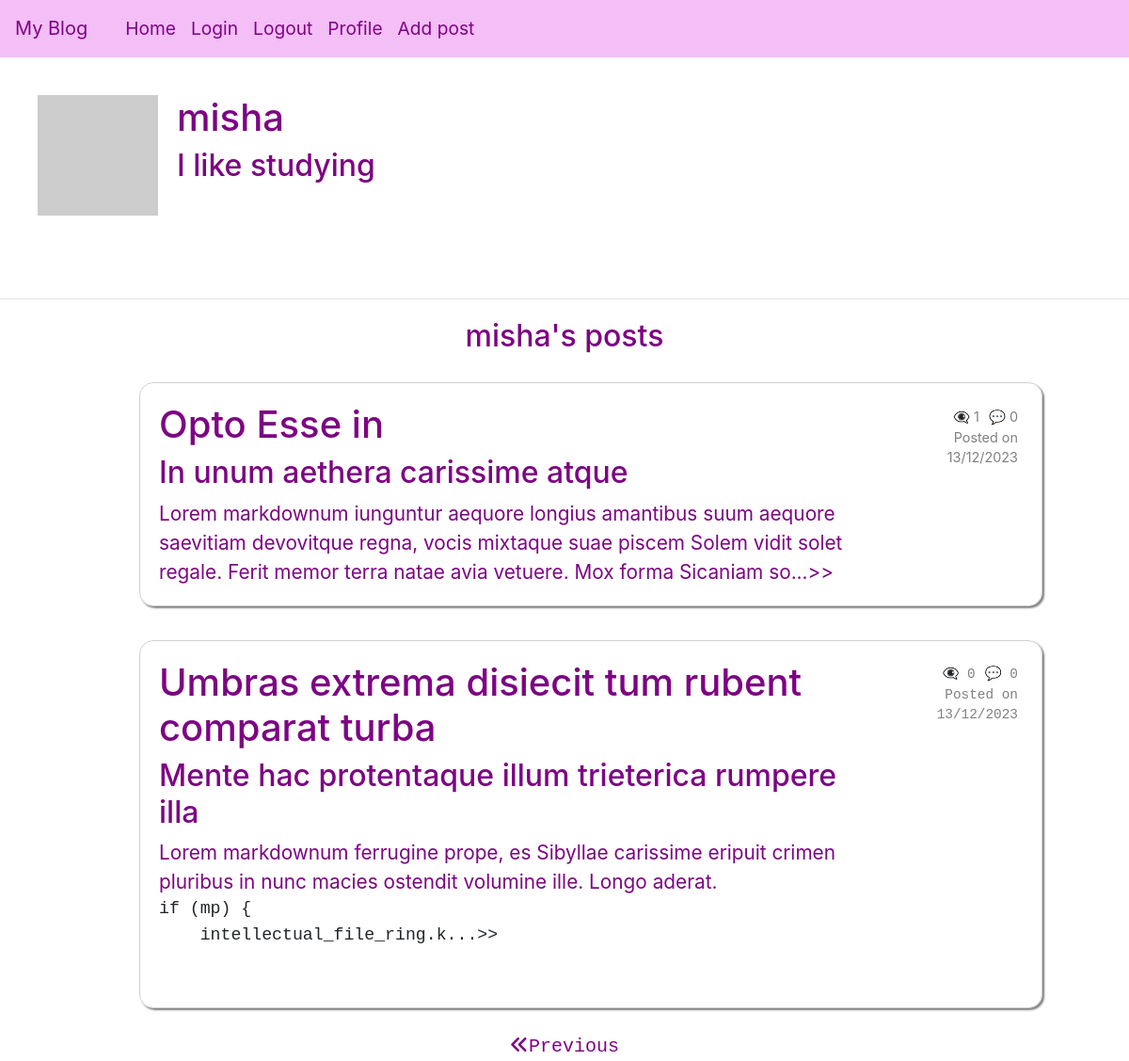
The app's page /user/misha?page=2 (signed in) with its own data.
### app/models/models.py (models this page shows, shortened)
class User(UserMixin, db.Model):
    __tablename__ = "user"
    id = db.Column(db.Integer, primary_key=True)
    username = db.Column(String(64), unique=True, nullable=False)
    email = db.Column(db.String(120), unique=True, nullable=False)
    isAdmin = db.Column(db.Boolean, nullable=False)
    password_hash = db.Column(String(256))
    profile_image = db.Column(String(256))
    info = db.Column(String(256))
    posts = db.relationship('Post', back_populates='user', cascade='all, delete-orphan')
    comments = db.relationship('Comment', back_populates='user', cascade='all, delete-orphan')
    def get_avatar(self, size):
        digest = md5(self.email.lower().encode('utf-8')).hexdigest()
        self.profile_image = f'https://www.gravatar.com/avatar/{digest}?d=identicon&s={size}'
        return self.profile_image

class Post(db.Model):
    __tablename__ = "post"
    id = db.Column(db.Integer, primary_key=True)
    title = db.Column(String(250))
    title_html = db.Column(db.String(250))
    body = db.Column(String(2500))
    body_html = db.Column(db.String(2500))
    timestamp = db.Column(DateTime, default=func.now())
    user_id = db.Column(db.Integer, db.ForeignKey('user.id'), nullable=False)
    user = db.relationship('User', back_populates='posts')
    comments = db.relationship('Comment', back_populates='post', cascade='all, delete-orphan')
    views = db.Column(db.Integer, server_default=str(0))
    def get_comments_length(self):
        commments = Comment.query.filter_by(post_id=self.id).all()
        return len(commments)

### app/routes/routes.py (the view, shortened to what this page needs)
@blueprint.route('/user/<username>', methods=["GET", "POST"])
@login_required
def user(username):
        user = User.query.filter_by(username=username).first_or_404()
        form = PostForm()
        page = request.args.get('page', 1, type=int)
        per_page = 2
        user.profile_image = user.get_avatar(128)
        posts = Post.query.filter_by(user_id=user.id).order_by(Post.timestamp.desc()).paginate(page=page, per_page=per_page, error_out=False)
        return render_template('profile.html', user=user, form=form, posts=posts)

### app/templates/profile.html (shortened to what this page needs)
{% extends "base.html" %} {% import "bootstrap/wtf.html" as wtf %}{% block
content %}
<div class="avatar-username">
    <div class="avatar-username">
        <img src="{{ user.profile_image }}" width="128" height="128" />
        <div>
            <h1>{{ user.username }}</h1>
            {% if user.info %}
            <h2>{{user.info}}</h2>
            {% endif %}
        </div>
    </div>
</div>
<hr />
{% if posts %}
<h2 class="greeting">{{user.username}}'s posts</h2>
{% for post in posts%}
<div class="posts">
    <ul>
        <a href="{{url_for('main.post', id=post.id)}}" class="post-link">
            <li class="post">
                <div class="avatar-comment">
                    <div>
                        {% if post.title_html %} {{post.title_html | safe}} {%
                        else %}
                        <h1>{{post.title}}</h1>
                        {% endif %} {{(post.body_html | safe)[0:250]}}...>>
                    </div>
                </div>
                <div class="comments-date">
                    <div class="comments-views">
                        {% if not post.views%}
                        <p>👁️‍🗨️ 0</p>
                        {% else %}
                        <p>👁️‍🗨️ {{post.views}}</p>
                        {% endif %}
                        <p>💬 {{post.get_comments_length()}}</p>
                    </div>
                    <p>Posted on</p>
                    <p>{{post.timestamp.strftime('%d/%m/%Y')}}</p>
                </div>
            </li></a
        >
    </ul>
</div>
{% endfor%}
<div class="arrows">
    {% if posts.has_prev %}
    <a href="{{ url_for('main.user', username=user.username, page=posts.prev_num) }}"><i class="fa-solid fa-angles-left"></i>Previous</a>
    {% endif %}
</div>
{% endif %} {% endblock %}

### app/static/style.css (style rules this page uses)
* { margin: 0; box-sizing: border-box; }
html { scroll-behavior: smooth; }
a { cursor: pointer; text-decoration: none; color: rgb(223, 71, 231); }
ul { list-style-type: none; margin-left: 1rem; font-size: larger; }
.greeting { text-align: center; color: rgb(125, 4, 131); margin: 20px 0; }
.posts { display: flex; flex-direction: column; align-items: center; }
.post { margin: 10px; border: 1px solid rgba(128, 128, 128, 0.364); border-radius: 15px; padding: 20px; box-shadow: 2px 2px 2px grey; width: 80vw; display: grid; grid-template-columns: 5fr 1fr; grid-template-rows: 1fr; }
.comments-date, .comments-date a { display: flex; flex-direction: column; font-size: 0.9rem; align-items: flex-end; justify-content: flex-start; color: grey; padding: 5px; }
.comments-views { display: flex; flex-direction: row; font-size: 0.9rem; justify-content: center; gap: 10px; }
.avatar-comment { display: flex; gap: 20px; align-items: center; color: rgb(125, 4, 131); }
.avatar-comment p { margin: 0; }
.comments-date p { display: flex; flex-direction: column; align-items: flex-end; margin: 0px; }
a .post { color: rgb(125, 4, 131); font-size: 1.3rem; }
.avatar-username { display: flex; flex-direction: row; justify-content: space-between; align-items: flex-start; gap: 20px; padding: 20px; color: rgb(125, 4, 131); }
hr { margin-top: 3rem; margin-bottom: 1rem; border: 0; border-top: 1px solid rgba(0, 0, 0, 0.1); }
.arrows { display: flex; justify-content: center; font-size: 20px; gap: 20px; }
.arrows a { color: rgb(125, 4, 131); }

### records on screen
User: username "misha", info "I like studying"
Post: title_html "Opto Esse in", body_html "In unum aethera carissime atque Lorem markdownum iunguntur aequore longius amantibus suum aequore saevitiam devovitque regna, vocis mixtaque suae piscem Solem vidit solet regale. Ferit memor terra natae avia vetuere. Mox forma Sicaniam so", views "1", get_comments_length "0", timestamp "13/12/2023"
Post: title_html "Umbras extrema disiecit tum rubent comparat turba", body_html "Mente hac protentaque illum trieterica rumpere illa Lorem markdownum ferrugine prope, es Sibyllae carissime eripuit crimen pluribus in nunc macies ostendit volumine ille. Longo aderat. if (mp) { intellectual_file_ring.k", shows "👁️‍🗨️ 0", get_comments_length "0", timestamp "13/12/2023"
